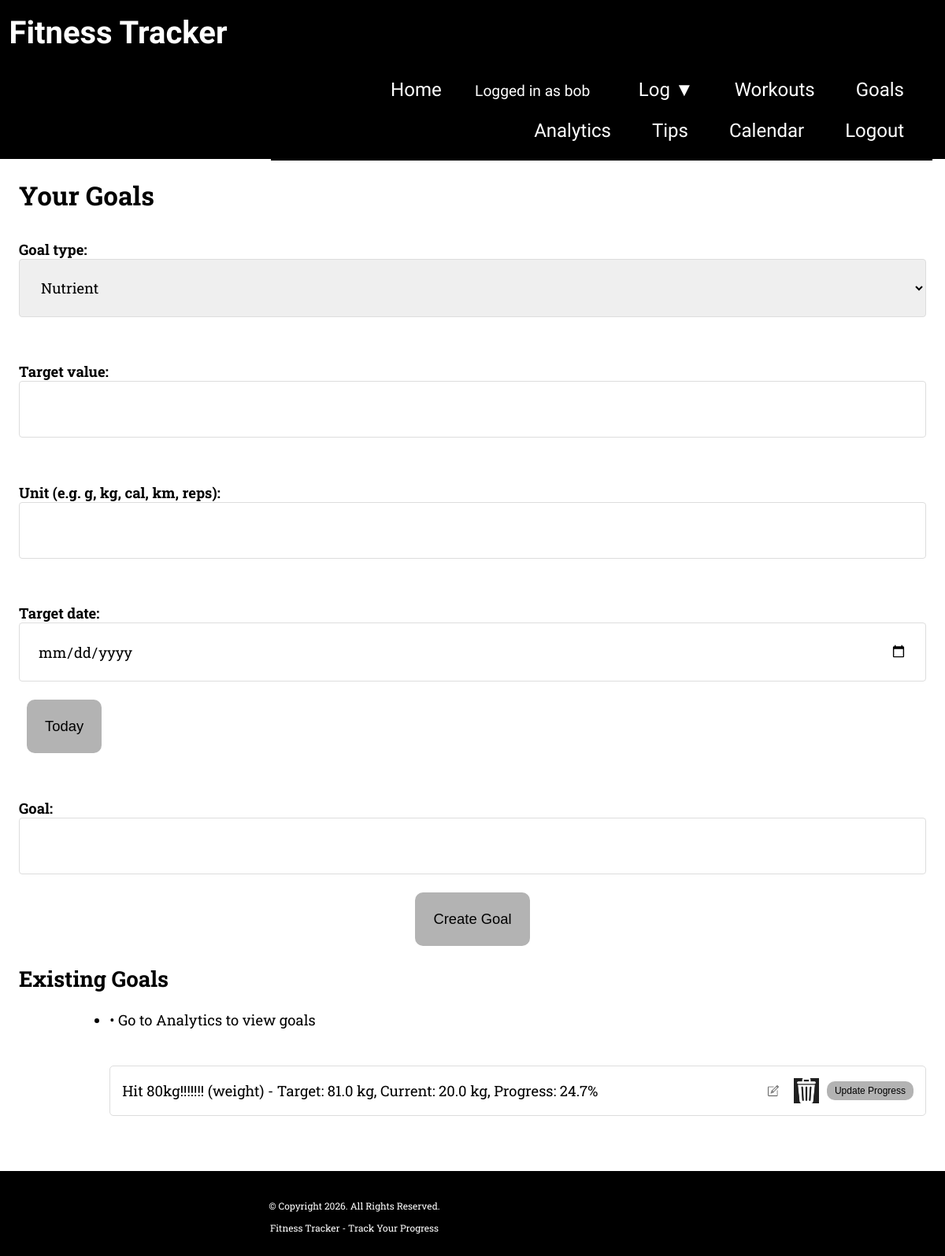
Page /goals (signed in) on the earlier database version.
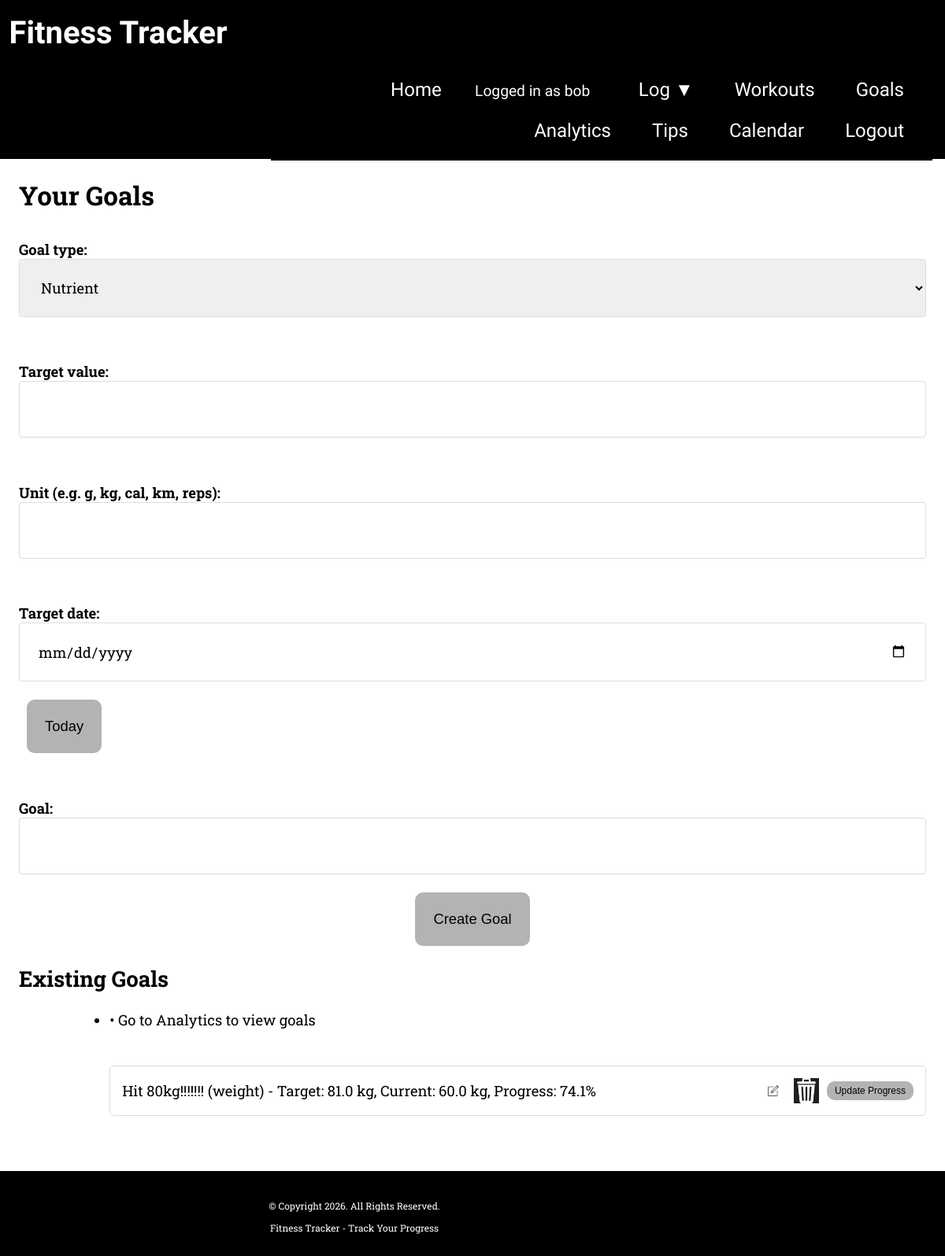
Same page on the later database version.
### tables this page shows
CREATE TABLE "goals" (
            id INTEGER PRIMARY KEY AUTOINCREMENT,
            userId INTEGER,
            goalType TEXT,
            targetValue REAL,
            targetDate TEXT,
            currentValue REAL,
            unit TEXT,
            description TEXT,
            createdAt TEXT,
            FOREIGN KEY (userId) REFERENCES users(userId)
        );

### app/routes/goals.py (the view, shortened to what this page needs)
@goals_bp.route("/goals", methods=["GET", "POST"]) # route for goals page
def goals_page(): # function to show all goals (GET) or create a new goal (POST)
    if "userId" not in session: # if user is not logged in, redirect to login page
        return redirect(url_for("auth.login")) # redirect to login page
    goalList = Goal.loadGoals(session["userId"]) # loads all goals for the user from the database
    return render_template("goals.html", goals=goalList) # renders the goals template with the goal list

### app/models/goal.py (called while the page is built)
    def calcProgress(self):
        try:
            target = float(self.targetValue or 0)
            current = float(self.currentValue or 0)
        except (TypeError, ValueError):
            return 0
        if target == 0:
            return 0
        percentage = (current / target) * 100 # calculates the progress as a percentage
        return round(min(percentage, 100.0), 1) # returns rounded percentage, capped at 100%

### app/utils/db.py (called while the page is built)
def connect(db_path): # function to create a connection to the SQLite database
    db_dir = os.path.dirname(db_path) # gets the directory of the database file
    if db_dir and not os.path.exists(db_dir):
        os.makedirs(db_dir, exist_ok=True) # ensures the database directory exists
    conn = sqlite3.connect(db_path, check_same_thread=False) # check_same_thread=False lets us reuse the connection in Flask
    conn.row_factory = sqlite3.Row # allows access to columns by name, e.g. row['username']
    return conn # returns the connection

### app/templates/goals.html (shortened to what this page needs)
{% extends "base.html" %}
{% block content %}
<h1>Your Goals</h1>
<form method="POST">
    <label for="goalType">Goal type:</label>
    <select id="goalType" name="goalType" required>
        <option value="nutrient">Nutrient</option>
    </select>
    <br>
    <label for="targetValue">Target value:</label>
    <input type="number" step="0.1" id="targetValue" name="targetValue" required>
    <br>
    <label for="unit">Unit (e.g. g, kg, cal, km, reps):</label>
    <input type="text" id="unit" name="unit" required>
    <br>
    <label for="targetDate">Target date:</label>
    <input type="date" id="targetDate" name="targetDate" required min="1900-01-01" max="2200-12-31">
    <button type="button" onclick="setToday('targetDate')" style="margin-left: 10px;">Today</button>
    <br>
    <label for="description">Goal:</label>
    <input type="text" id="description" name="description" required>
    <br>
    <button type="submit">Create Goal</button>
</form>
<h2>Existing Goals</h2>
<ul>
    <li>• Go to Analytics to view goals</li>
</ul>
{% if goals %}
    <ul style="list-style: none; padding: 0;">
        {% for g in goals %}
            <li style="padding: 15px; margin: 10px 0; border: 1px solid #ddd; border-radius: 5px; display: flex; align-items: center; justify-content: space-between;">
                <div>
                    {{ g.desc }} ({{ g.goalType }}) - Target: {{ g.targetValue }} {{ g.unit }},
                    Current: {{ g.currentValue }} {{ g.unit }},
                    Progress: {{ g.calcProgress() }}%
                </div>
                <div style="display: flex; gap: 10px; align-items: center;">
                    <img src="{{ url_for('static', filename='images/pencil.webp') }}"
                         alt="Edit"
                         class="icon-standard"
                         style="cursor: pointer; width: 32px; height: 32px;"
                         data-goal-id="{{ g.goalID }}"
                         data-desc="{{ g.desc|e }}"
                         data-target="{{ g.targetValue }}"
                         data-date="{{ g.targetDate }}"
                         data-unit="{{ g.unit|e }}"
                         onclick="editGoalFromEl(this)">
                    <img src="{{ url_for('static', filename='images/trash.webp') }}"
                         alt="Delete"
                         class="icon-standard"
                         style="cursor: pointer; width: 32px; height: 32px;"
                         data-goal-id="{{ g.goalID }}"
                         onclick="deleteGoalFromEl(this)">
                    <button type="button" data-goal-id="{{ g.goalID }}" data-current="{{ g.currentValue }}" onclick="updateProgressFromEl(this)" style="padding: 5px 10px; font-size: 12px;">Update Progress</button>
                </div>
            </li>
        {% endfor %}
    </ul>
{% else %}
    <p>No goals yet. Create one using the form above.</p>
{% endif %}
{% endblock %}

Differences in the rows shown:
changed goals "Hit 80kg!!!!!!!": currentValue "20.0" → "60.0"; calcProgress "24.7" → "74.1"
